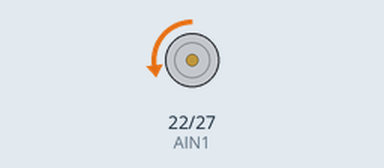
Simulated run of this program. Board: Raspberry Pi (BCM pin numbers). Parts: motor-driver pin pairs drawn as motors (green arrow = first pin HIGH = forward, orange = second pin HIGH = backward, longer = more drive, scaled by the enable pin).

Above: at 0.5 s.
At 5.0 s:
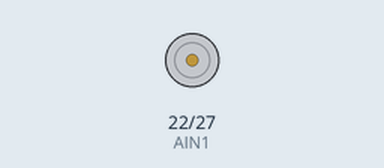
Timing chart, 0 to 6.9 s (numbered marks = the images above):
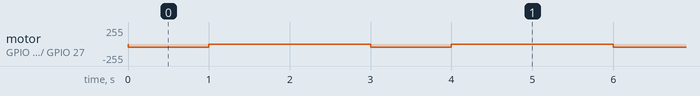

Measured:
- by itself, motor on GPIO 22 (AIN1) / GPIO 27 (AIN2): alternates backward 51/255 for 1.0 s and stopped for 2.0 s

The program:

motor_gpio.py
```python
import RPi.GPIO as GPIO
import time


PWMA = 18          #left_pwm
AIN1   =  22       #left_in_1
AIN2   =  27       #left_in_2


GPIO.setmode(GPIO.BCM)     #BCM model
GPIO.setup(AIN2,GPIO.OUT)  #total output model
GPIO.setup(AIN1,GPIO.OUT)
GPIO.setup(PWMA,GPIO.OUT)


L_Motor= GPIO.PWM(PWMA, 100)
L_Motor.start(0)


def t_up(speed,t_time):
    L_Motor.ChangeDutyCycle(speed)
    GPIO.output(AIN2, GPIO.HIGH)#AIN2
    GPIO.output(AIN1, GPIO.LOW) #AIN1
    time.sleep(t_time)

def t_stop(t_time):
    L_Motor.ChangeDutyCycle(0)
    GPIO.output(AIN2, GPIO.LOW)#AIN2
    GPIO.output(AIN1, GPIO.LOW) #AIN1
    time.sleep(t_time)

def t_down(speed,t_time):
    L_Motor.ChangeDutyCycle(speed)
    GPIO.output(AIN2, GPIO.LOW)#AIN2
    GPIO.output(AIN1, GPIO.HIGH) #AIN1
    time.sleep(t_time)


try:

    while True:

        t_up(20, 1)

        t_stop(2)

except Exception as r:
    print(r)

finally:
    L_Motor.stop()  #停止输出PWM波
    GPIO.cleanup()  #程序的最后别忘记清除所有资源
```
